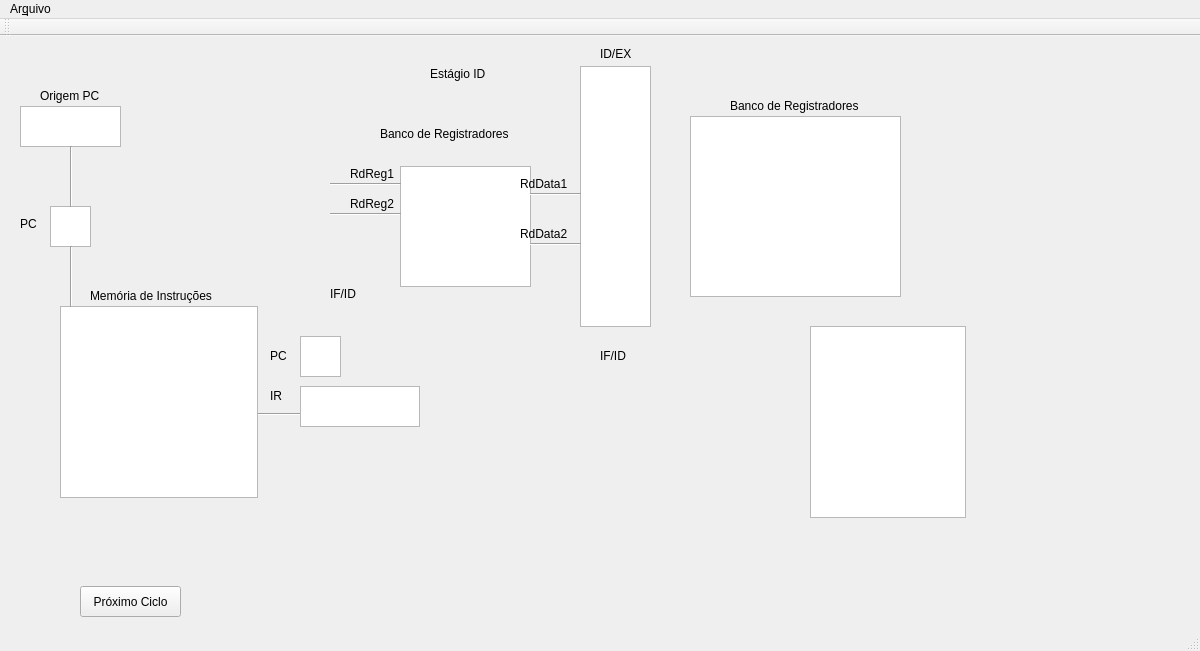
<?xml version="1.0" encoding="UTF-8"?>
<ui version="4.0">
 <class>MainWindow</class>
 <widget class="QMainWindow" name="MainWindow">
  <property name="geometry">
   <rect>
    <x>0</x>
    <y>0</y>
    <width>1200</width>
    <height>651</height>
   </rect>
  </property>
  <property name="windowTitle">
   <string>MainWindow</string>
  </property>
  <widget class="QWidget" name="centralWidget">
   <widget class="QLabel" name="label">
    <property name="geometry">
     <rect>
      <x>20</x>
      <y>180</y>
      <width>21</width>
      <height>16</height>
     </rect>
    </property>
    <property name="text">
     <string>PC</string>
    </property>
   </widget>
   <widget class="QTextBrowser" name="reg">
    <property name="geometry">
     <rect>
      <x>50</x>
      <y>170</y>
      <width>41</width>
      <height>41</height>
     </rect>
    </property>
   </widget>
   <widget class="Line" name="line_2">
    <property name="geometry">
     <rect>
      <x>250</x>
      <y>370</y>
      <width>51</width>
      <height>16</height>
     </rect>
    </property>
    <property name="orientation">
     <enum>Qt::Horizontal</enum>
    </property>
   </widget>
   <widget class="QLabel" name="label_4">
    <property name="geometry">
     <rect>
      <x>330</x>
      <y>250</y>
      <width>31</width>
      <height>16</height>
     </rect>
    </property>
    <property name="text">
     <string>IF/ID</string>
    </property>
   </widget>
   <widget class="QPushButton" name="pushButton">
    <property name="geometry">
     <rect>
      <x>80</x>
      <y>550</y>
      <width>101</width>
      <height>31</height>
     </rect>
    </property>
    <property name="text">
     <string>Próximo Ciclo</string>
    </property>
   </widget>
   <widget class="QTextBrowser" name="BancoReg">
    <property name="geometry">
     <rect>
      <x>400</x>
      <y>130</y>
      <width>131</width>
      <height>121</height>
     </rect>
    </property>
   </widget>
   <widget class="Line" name="line_3">
    <property name="geometry">
     <rect>
      <x>330</x>
      <y>140</y>
      <width>71</width>
      <height>16</height>
     </rect>
    </property>
    <property name="orientation">
     <enum>Qt::Horizontal</enum>
    </property>
   </widget>
   <widget class="QLabel" name="label_5">
    <property name="geometry">
     <rect>
      <x>380</x>
      <y>90</y>
      <width>161</width>
      <height>16</height>
     </rect>
    </property>
    <property name="text">
     <string>Banco de Registradores</string>
    </property>
   </widget>
   <widget class="QLabel" name="label_6">
    <property name="geometry">
     <rect>
      <x>430</x>
      <y>30</y>
      <width>71</width>
      <height>16</height>
     </rect>
    </property>
    <property name="text">
     <string>Estágio ID</string>
    </property>
   </widget>
   <widget class="Line" name="line_4">
    <property name="geometry">
     <rect>
      <x>330</x>
      <y>170</y>
      <width>71</width>
      <height>16</height>
     </rect>
    </property>
    <property name="orientation">
     <enum>Qt::Horizontal</enum>
    </property>
   </widget>
   <widget class="QLabel" name="label_7">
    <property name="geometry">
     <rect>
      <x>350</x>
      <y>130</y>
      <width>51</width>
      <height>16</height>
     </rect>
    </property>
    <property name="text">
     <string>RdReg1</string>
    </property>
   </widget>
   <widget class="QLabel" name="label_8">
    <property name="geometry">
     <rect>
      <x>350</x>
      <y>160</y>
      <width>51</width>
      <height>16</height>
     </rect>
    </property>
    <property name="text">
     <string>RdReg2</string>
    </property>
   </widget>
   <widget class="QTextBrowser" name="IDEX">
    <property name="geometry">
     <rect>
      <x>580</x>
      <y>30</y>
      <width>71</width>
      <height>261</height>
     </rect>
    </property>
   </widget>
   <widget class="Line" name="line_5">
    <property name="geometry">
     <rect>
      <x>530</x>
      <y>150</y>
      <width>51</width>
      <height>16</height>
     </rect>
    </property>
    <property name="orientation">
     <enum>Qt::Horizontal</enum>
    </property>
   </widget>
   <widget class="Line" name="line_6">
    <property name="geometry">
     <rect>
      <x>530</x>
      <y>200</y>
      <width>51</width>
      <height>16</height>
     </rect>
    </property>
    <property name="orientation">
     <enum>Qt::Horizontal</enum>
    </property>
   </widget>
   <widget class="QLabel" name="label_9">
    <property name="geometry">
     <rect>
      <x>520</x>
      <y>140</y>
      <width>61</width>
      <height>16</height>
     </rect>
    </property>
    <property name="text">
     <string>RdData1</string>
    </property>
   </widget>
   <widget class="QLabel" name="label_10">
    <property name="geometry">
     <rect>
      <x>520</x>
      <y>190</y>
      <width>61</width>
      <height>16</height>
     </rect>
    </property>
    <property name="text">
     <string>RdData2</string>
    </property>
   </widget>
   <widget class="QLabel" name="label_11">
    <property name="geometry">
     <rect>
      <x>600</x>
      <y>10</y>
      <width>41</width>
      <height>16</height>
     </rect>
    </property>
    <property name="text">
     <string>ID/EX</string>
    </property>
   </widget>
   <widget class="QTableWidget" name="register_t">
    <property name="geometry">
     <rect>
      <x>690</x>
      <y>80</y>
      <width>211</width>
      <height>181</height>
     </rect>
    </property>
    <property name="sizePolicy">
     <sizepolicy hsizetype="Expanding" vsizetype="Expanding">
      <horstretch>0</horstretch>
      <verstretch>0</verstretch>
     </sizepolicy>
    </property>
    <property name="verticalScrollBarPolicy">
     <enum>Qt::ScrollBarAsNeeded</enum>
    </property>
    <property name="horizontalScrollBarPolicy">
     <enum>Qt::ScrollBarAlwaysOff</enum>
    </property>
    <property name="editTriggers">
     <set>QAbstractItemView::NoEditTriggers</set>
    </property>
    <attribute name="verticalHeaderVisible">
     <bool>false</bool>
    </attribute>
    <attribute name="verticalHeaderHighlightSections">
     <bool>false</bool>
    </attribute>
   </widget>
   <widget class="QTableWidget" name="instruction_t">
    <property name="geometry">
     <rect>
      <x>60</x>
      <y>270</y>
      <width>198</width>
      <height>192</height>
     </rect>
    </property>
    <property name="horizontalScrollBarPolicy">
     <enum>Qt::ScrollBarAlwaysOff</enum>
    </property>
    <property name="editTriggers">
     <set>QAbstractItemView::NoEditTriggers</set>
    </property>
    <attribute name="verticalHeaderVisible">
     <bool>false</bool>
    </attribute>
   </widget>
   <widget class="QLabel" name="label_12">
    <property name="geometry">
     <rect>
      <x>90</x>
      <y>250</y>
      <width>161</width>
      <height>20</height>
     </rect>
    </property>
    <property name="text">
     <string>Memória de Instruções</string>
    </property>
   </widget>
   <widget class="QLabel" name="label_13">
    <property name="geometry">
     <rect>
      <x>730</x>
      <y>60</y>
      <width>161</width>
      <height>20</height>
     </rect>
    </property>
    <property name="text">
     <string>Banco de Registradores</string>
    </property>
   </widget>
   <widget class="QLabel" name="label_14">
    <property name="geometry">
     <rect>
      <x>600</x>
      <y>310</y>
      <width>63</width>
      <height>20</height>
     </rect>
    </property>
    <property name="text">
     <string>IF/ID</string>
    </property>
   </widget>
   <widget class="QTableWidget" name="IDEX_t">
    <property name="geometry">
     <rect>
      <x>810</x>
      <y>290</y>
      <width>156</width>
      <height>192</height>
     </rect>
    </property>
    <property name="horizontalScrollBarPolicy">
     <enum>Qt::ScrollBarAlwaysOff</enum>
    </property>
    <attribute name="verticalHeaderVisible">
     <bool>false</bool>
    </attribute>
    <attribute name="verticalHeaderHighlightSections">
     <bool>false</bool>
    </attribute>
   </widget>
   <widget class="Line" name="line_7">
    <property name="geometry">
     <rect>
      <x>70</x>
      <y>210</y>
      <width>3</width>
      <height>61</height>
     </rect>
    </property>
    <property name="orientation">
     <enum>Qt::Vertical</enum>
    </property>
   </widget>
   <widget class="QTextBrowser" name="muxPC">
    <property name="geometry">
     <rect>
      <x>20</x>
      <y>70</y>
      <width>101</width>
      <height>41</height>
     </rect>
    </property>
   </widget>
   <widget class="QLabel" name="label_2">
    <property name="geometry">
     <rect>
      <x>40</x>
      <y>50</y>
      <width>71</width>
      <height>20</height>
     </rect>
    </property>
    <property name="text">
     <string>Origem PC</string>
    </property>
   </widget>
   <widget class="Line" name="line">
    <property name="geometry">
     <rect>
      <x>70</x>
      <y>110</y>
      <width>3</width>
      <height>61</height>
     </rect>
    </property>
    <property name="orientation">
     <enum>Qt::Vertical</enum>
    </property>
   </widget>
   <widget class="QTextBrowser" name="IFIDIR">
    <property name="geometry">
     <rect>
      <x>300</x>
      <y>350</y>
      <width>120</width>
      <height>41</height>
     </rect>
    </property>
   </widget>
   <widget class="QLabel" name="label_3">
    <property name="geometry">
     <rect>
      <x>270</x>
      <y>350</y>
      <width>63</width>
      <height>20</height>
     </rect>
    </property>
    <property name="text">
     <string>IR</string>
    </property>
   </widget>
   <widget class="QTextBrowser" name="IFIDPC">
    <property name="geometry">
     <rect>
      <x>300</x>
      <y>300</y>
      <width>41</width>
      <height>41</height>
     </rect>
    </property>
   </widget>
   <widget class="QLabel" name="label_15">
    <property name="geometry">
     <rect>
      <x>270</x>
      <y>310</y>
      <width>63</width>
      <height>20</height>
     </rect>
    </property>
    <property name="text">
     <string>PC</string>
    </property>
   </widget>
  </widget>
  <widget class="QMenuBar" name="menuBar">
   <property name="geometry">
    <rect>
     <x>0</x>
     <y>0</y>
     <width>1200</width>
     <height>28</height>
    </rect>
   </property>
   <widget class="QMenu" name="menuArquivo">
    <property name="title">
     <string>Ar&amp;quivo</string>
    </property>
    <addaction name="actionReiniciar"/>
   </widget>
   <addaction name="menuArquivo"/>
  </widget>
  <widget class="QToolBar" name="mainToolBar">
   <attribute name="toolBarArea">
    <enum>TopToolBarArea</enum>
   </attribute>
   <attribute name="toolBarBreak">
    <bool>false</bool>
   </attribute>
  </widget>
  <widget class="QStatusBar" name="statusBar"/>
  <action name="actionReiniciar">
   <property name="text">
    <string>&amp;Reiniciar</string>
   </property>
  </action>
 </widget>
 <layoutdefault spacing="6" margin="11"/>
 <resources/>
 <connections/>
</ui>
